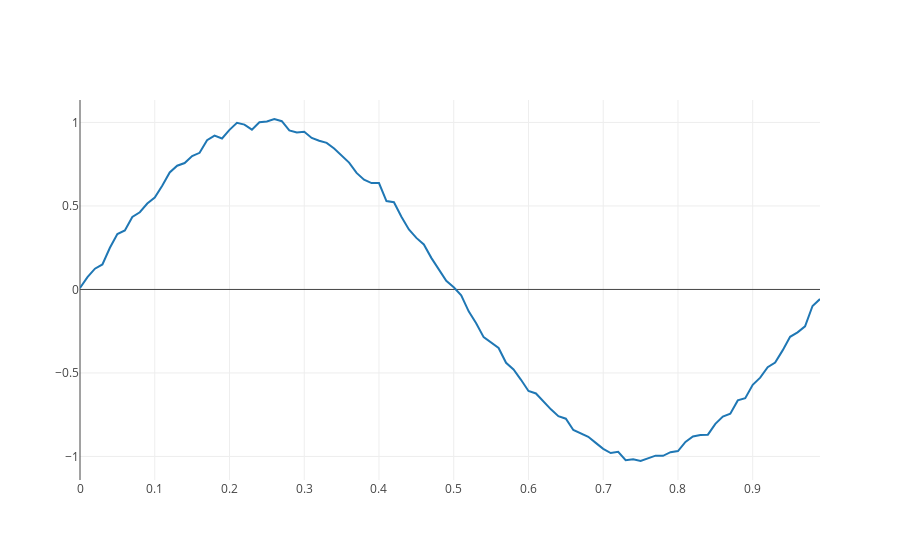

The notebook cell saved with this chart:
### Code cell
s_i = 0
e_i = s_i + 100
x = plotly.offline.iplot({
    "data": [Scatter(x=signal_time[s_i:e_i],y=signal_amp[s_i:e_i])],
    "layout": Layout(title="")
    
})
